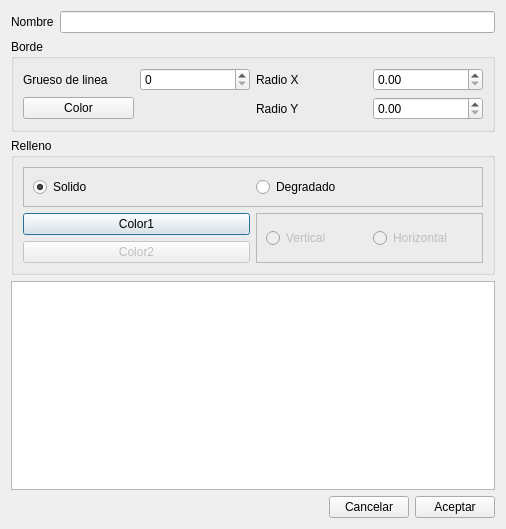
<?xml version="1.0" encoding="UTF-8"?>
<ui version="4.0">
 <class>EditRectDlg</class>
 <widget class="QDialog" name="EditRectDlg">
  <property name="geometry">
   <rect>
    <x>0</x>
    <y>0</y>
    <width>506</width>
    <height>529</height>
   </rect>
  </property>
  <property name="windowTitle">
   <string>Dialog</string>
  </property>
  <layout class="QGridLayout" name="gridLayout_3">
   <item row="1" column="0">
    <widget class="QLabel" name="label_4">
     <property name="text">
      <string>Nombre</string>
     </property>
    </widget>
   </item>
   <item row="1" column="1">
    <widget class="QLineEdit" name="txtNombre"/>
   </item>
   <item row="2" column="0" colspan="2">
    <widget class="QGroupBox" name="groupBox">
     <property name="title">
      <string>Borde</string>
     </property>
     <layout class="QGridLayout" name="gridLayout">
      <item row="0" column="0">
       <widget class="QLabel" name="label">
        <property name="text">
         <string>Grueso de linea</string>
        </property>
       </widget>
      </item>
      <item row="0" column="1">
       <widget class="QSpinBox" name="spinGrueso"/>
      </item>
      <item row="0" column="2">
       <widget class="QLabel" name="label_2">
        <property name="text">
         <string>Radio X</string>
        </property>
       </widget>
      </item>
      <item row="1" column="2">
       <widget class="QLabel" name="label_3">
        <property name="text">
         <string>Radio Y</string>
        </property>
       </widget>
      </item>
      <item row="1" column="0">
       <widget class="QPushButton" name="pushButton_3">
        <property name="text">
         <string>Color</string>
        </property>
        <property name="autoDefault">
         <bool>false</bool>
        </property>
       </widget>
      </item>
      <item row="0" column="3">
       <widget class="QDoubleSpinBox" name="spinRadioX"/>
      </item>
      <item row="1" column="3">
       <widget class="QDoubleSpinBox" name="spinRadioY"/>
      </item>
     </layout>
    </widget>
   </item>
   <item row="3" column="0" colspan="2">
    <widget class="QGroupBox" name="groupBox_2">
     <property name="title">
      <string>Relleno</string>
     </property>
     <layout class="QGridLayout" name="gridLayout_2">
      <item row="0" column="0" colspan="2">
       <widget class="QFrame" name="frame_2">
        <property name="frameShape">
         <enum>QFrame::StyledPanel</enum>
        </property>
        <property name="frameShadow">
         <enum>QFrame::Raised</enum>
        </property>
        <layout class="QHBoxLayout" name="horizontalLayout_3">
         <item>
          <widget class="QRadioButton" name="rdbSolid">
           <property name="text">
            <string>Solido</string>
           </property>
           <property name="checked">
            <bool>true</bool>
           </property>
          </widget>
         </item>
         <item>
          <widget class="QRadioButton" name="rdbDeg">
           <property name="text">
            <string>Degradado</string>
           </property>
          </widget>
         </item>
        </layout>
       </widget>
      </item>
      <item row="1" column="0">
       <widget class="QPushButton" name="btnColor1">
        <property name="text">
         <string>Color1</string>
        </property>
       </widget>
      </item>
      <item row="1" column="1" rowspan="2">
       <widget class="QFrame" name="frame">
        <property name="frameShape">
         <enum>QFrame::StyledPanel</enum>
        </property>
        <property name="frameShadow">
         <enum>QFrame::Raised</enum>
        </property>
        <layout class="QHBoxLayout" name="horizontalLayout_2">
         <item>
          <widget class="QRadioButton" name="rdbV">
           <property name="enabled">
            <bool>false</bool>
           </property>
           <property name="text">
            <string>Vertical</string>
           </property>
          </widget>
         </item>
         <item>
          <widget class="QRadioButton" name="rdbH">
           <property name="enabled">
            <bool>false</bool>
           </property>
           <property name="text">
            <string>Horizontal</string>
           </property>
          </widget>
         </item>
        </layout>
       </widget>
      </item>
      <item row="2" column="0">
       <widget class="QPushButton" name="btnColor2">
        <property name="enabled">
         <bool>false</bool>
        </property>
        <property name="text">
         <string>Color2</string>
        </property>
       </widget>
      </item>
     </layout>
    </widget>
   </item>
   <item row="4" column="0" colspan="2">
    <widget class="QGraphicsView" name="graphicsView"/>
   </item>
   <item row="5" column="0" colspan="2">
    <layout class="QHBoxLayout" name="horizontalLayout">
     <item>
      <spacer name="horizontalSpacer">
       <property name="orientation">
        <enum>Qt::Horizontal</enum>
       </property>
       <property name="sizeHint" stdset="0">
        <size>
         <width>40</width>
         <height>20</height>
        </size>
       </property>
      </spacer>
     </item>
     <item>
      <widget class="QPushButton" name="btnCancelar">
       <property name="text">
        <string>Cancelar</string>
       </property>
       <property name="autoDefault">
        <bool>false</bool>
       </property>
      </widget>
     </item>
     <item>
      <widget class="QPushButton" name="btnAceptar">
       <property name="text">
        <string>Aceptar</string>
       </property>
      </widget>
     </item>
    </layout>
   </item>
  </layout>
 </widget>
 <resources/>
 <connections/>
</ui>
